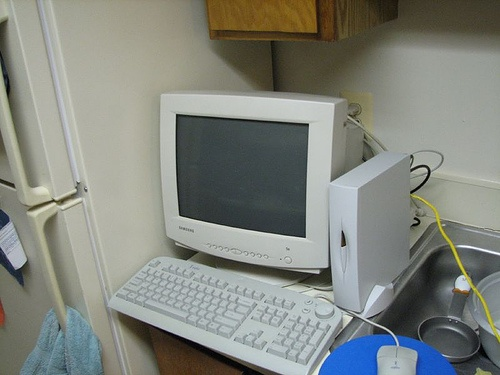
//> input picture Topic/001_read_show/test.jpg, 500 x 375 px
$ ./017_Hist   (built with g++ and OpenCV 4)
//> lines starting //> are read from the running program, lines starting //| are printed output that depends on the picture
#include <opencv2/opencv.hpp>
#include <iostream>

using namespace std;
using namespace cv;

const int bins = 256;
Mat src;
const char* winTitle = "input image";
void drawHistogram(Mat &image);

int main(int argc, char** argv) {
	src = imread("H:\\OpenCV_Learning\\test.jpg");
//> src is the input picture: 375 rows x 500 cols, CV_8UC3; mean B, G, R 126.1, 133.4, 130.1
	if (src.empty()){
		printf("could not load image...\n");
		return 0;
	}
	namedWindow(winTitle, WINDOW_AUTOSIZE);
	imshow(winTitle, src);
	drawHistogram(src);
	waitKey(0);
	return 0;

}

void drawHistogram(Mat & image){
	// 定义参数变量
	const int channels[1] = { 0 };
	const int bins[1] = { 256 };
	float hranges[2] = { 0, 255 };
	const float* ranges[1] = { hranges };
	int dims = image.channels();
//> dims = 3
	if (dims == 3){
		vector<Mat> bgr_plane;
		split(src, bgr_plane);
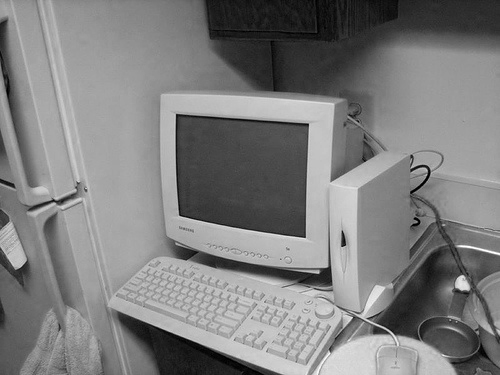
//> bgr_plane[0]: 375 rows x 500 cols, CV_8UC1; min 0, max 255, mean 126.1
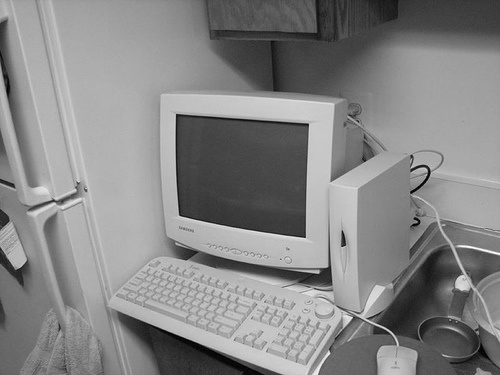
//> bgr_plane[1]: 375 rows x 500 cols, CV_8UC1; min 0, max 255, mean 133.4
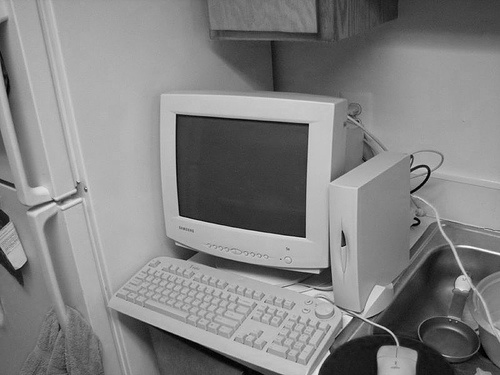
//> bgr_plane[2]: 375 rows x 500 cols, CV_8UC1; min 0, max 251, mean 130.1
		Mat b_hist;
		Mat g_hist;
		Mat r_hist;

		// 计算Blue， Green， Red 通道直方图
		calcHist(&bgr_plane[0], 1, 0, Mat(), b_hist, 1, bins, ranges);
//> b_hist = 256 values, max 2673 at index 164, min 0 at index 255, mean 732.3
		calcHist(&bgr_plane[1], 1, 0, Mat(), g_hist, 1, bins, ranges);
//> g_hist = 256 values, max 3198 at index 177, min 0 at index 240, mean 732.4
		calcHist(&bgr_plane[2], 1, 0, Mat(), r_hist, 1, bins, ranges);
//> r_hist = 256 values, max 3530 at index 177, min 0 at index 230, mean 732.4

		// 显示直方图
		int hist_w = 512;
		int hist_h = 400;
		int bin_w = cvRound((double)hist_w / bins[0]);
		Mat histImage = Mat::zeros(hist_h, hist_w, CV_8UC3);

		// 归一化直方图数据
		normalize(b_hist, b_hist, 0, histImage.rows, NORM_MINMAX, -1, Mat());
//> b_hist = 256 values, max 400 at index 164, min 0 at index 255, mean 109.6
		normalize(g_hist, g_hist, 0, histImage.rows, NORM_MINMAX, -1, Mat());
//> g_hist = 256 values, max 400 at index 177, min 0 at index 240, mean 91.61
		normalize(r_hist, r_hist, 0, histImage.rows, NORM_MINMAX, -1, Mat());
//> r_hist = 256 values, max 400 at index 177, min 0 at index 230, mean 82.99

		// 绘制直方图曲线
		for (int i = 1; i < bins[0]; i++) {
			line(histImage, Point(bin_w*(i - 1), hist_h - cvRound(b_hist.at<float>(i - 1))),
				Point(bin_w*(i), hist_h - cvRound(b_hist.at<float>(i))), Scalar(255, 0, 0), 2, 8, 0);
			line(histImage, Point(bin_w*(i - 1), hist_h - cvRound(g_hist.at<float>(i - 1))),
				Point(bin_w*(i), hist_h - cvRound(g_hist.at<float>(i))), Scalar(0, 255, 0), 2, 8, 0);
			line(histImage, Point(bin_w*(i - 1), hist_h - cvRound(r_hist.at<float>(i - 1))),
				Point(bin_w*(i), hist_h - cvRound(r_hist.at<float>(i))), Scalar(0, 0, 255), 2, 8, 0);
		}
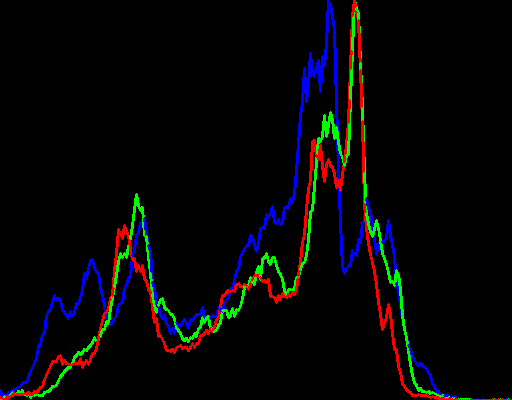
//> histImage: 400 rows x 512 cols, CV_8UC3; mean B, G, R 6.1, 5.2, 5.4
		// 显示直方图
		namedWindow("Histogram Demo", WINDOW_AUTOSIZE);
		imshow("Histogram Demo", histImage);
	}
	else {
		Mat hist;
		// 计算Blue, Green, Red通道的直方图
		calcHist(&image, 1, 0, Mat(), hist, 1, bins, ranges);
		// 显示直方图
		int hist_w = 512;
		int hist_h = 400;
		int bin_w = cvRound((double)hist_w / bins[0]);
		Mat histImage = Mat::zeros(hist_h, hist_w, CV_8UC3);
		// 归一化直方图数据
		normalize(hist, hist, 0, histImage.rows, NORM_MINMAX, -1, Mat());
		// 绘制直方图曲线
		for (int i = 1; i < bins[0]; i++) {
			line(histImage, Point(bin_w*(i - 1), hist_h - cvRound(hist.at<float>(i - 1))),
				Point(bin_w*(i), hist_h - cvRound(hist.at<float>(i))), Scalar(0, 255, 0), 2, 8, 0);
		}
		// 显示直方图
		namedWindow("Histogram Demo", WINDOW_AUTOSIZE);
		imshow("Histogram Demo", histImage);
	}
}
